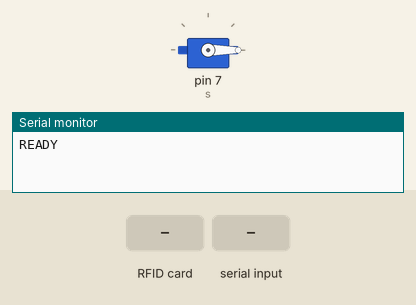
Simulated run of this sketch. Board: Arduino Uno, built with avr-gcc and run on an emulated ATmega328P. Parts: servo, the last lines printed to the serial monitor. The test bench sets the inputs (shaded band).

Above: at 1.2 s.
1.3 s: RFID card 5E 7A 19 C4 held to the reader
2.8 s: "OPEN\n" received over Serial
At 3.2 s:
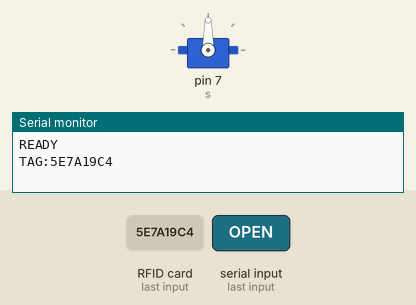
Timing chart, 0 to 5.8 s (numbered marks = the images above; inputs shaded):
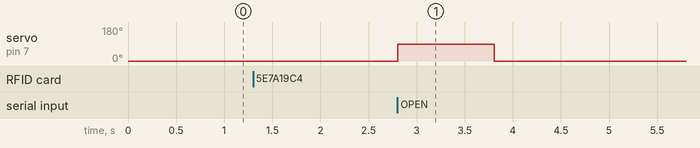

Measured:
- after the input at 2.8 s, servo on pin 7 (s): 0° → 90° at once, → 0° 1.0 s later

The sketch:

arduino_feeder.ino
```cpp
#include <SPI.h>
#include <Servo.h>
#include <MFRC522.h>

#define RST_PIN 9
#define SS_PIN 10

Servo s;
MFRC522 rfid(SS_PIN, RST_PIN);

void setup() {
  s.attach(7);
  s.write(0); // pocetna (zatvorena) pozicija poklopca
  Serial.begin(9600);
  SPI.begin();
  rfid.PCD_Init();
  Serial.println("READY");
}

void loop() {
  if (!rfid.PICC_IsNewCardPresent()) return;
  if (!rfid.PICC_ReadCardSerial()) return;

  String tagId = readTagId();

  Serial.print("TAG:");
  Serial.println(tagId);

  rfid.PICC_HaltA();
  rfid.PCD_StopCrypto1();

  waitForResponse(2000); // ceka odgovor od Raspberry Pi-ja max 2 sekunde

  delay(1000); // debounce - sprecava da se ista kartica procita vise puta zaredom
}

String readTagId() {
  String tagId = "";
  for (byte i = 0; i < rfid.uid.size; i++) {
    byte b = rfid.uid.uidByte[i];
    if (b < 0x10) tagId += "0"; // vodeca nula da bi svaki bajt uvek imao 2 cifre
    tagId += String(b, HEX);
  }
  tagId.toUpperCase();
  return tagId;
}

void waitForResponse(unsigned long timeoutMs) {
  unsigned long startTime = millis();
  while (millis() - startTime < timeoutMs) {
    if (Serial.available() > 0) {
      String response = Serial.readStringUntil('\n');
      response.trim();
      if (response == "OPEN") {
        openFeeder(1000);
      }
      return;
    }
  }
}

void openFeeder(int d) {
  s.write(90);
  delay(d);
  s.write(0);
}
```
